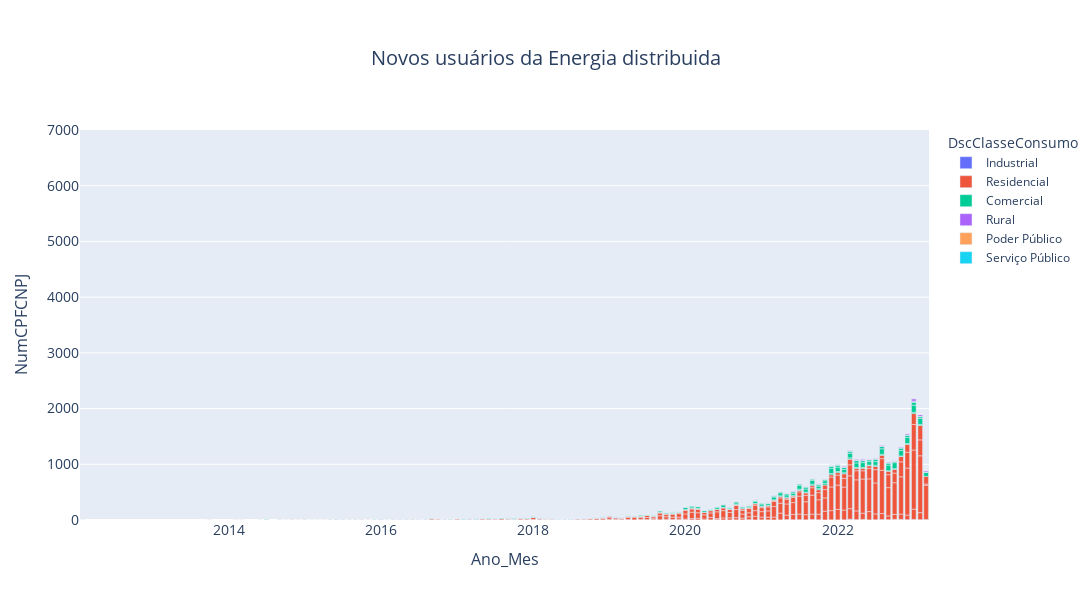

Write notebook code for a chart like this one.
### Code cell
#___________________________________________________Gráfico 2__________________________________________________#

df['Mes'] = pd.DatetimeIndex(df['DthAtualizaCadastralEmpreend']).month
df['Ano'] = pd.DatetimeIndex(df['DthAtualizaCadastralEmpreend']).year
df['Ano_Mes'] = pd.to_datetime(df['DthAtualizaCadastralEmpreend']).dt.strftime('%Y-%m')

# cria uma cópia do DataFrame sem valores nulos de NumCPFCNPJ
df_clean = df.dropna(subset=['NumCPFCNPJ']).copy()

# filtra apenas as SigUFs desejadas
df_clean = df_clean[df_clean['SigUF'].isin(['BA', 'AL', 'AC', 'AM', 'AP'])]

# agrupa os dados por ano, mês, SigUF e DscClasseConsumo
counts = df_clean.groupby(['Ano_Mes', 'SigUF', 'DscClasseConsumo']).agg({'NumCPFCNPJ': 'nunique'}).reset_index()

# Cria uma lista com as opções de SigUF
sigufs = df_clean['SigUF'].unique()

# cria o gráfico de áreas empilhadas animado

fig_3 = px.bar(counts, x="Ano_Mes", y="NumCPFCNPJ", color="DscClasseConsumo", title="Novos usuários da Energia distribuida")

fig_3.update_layout(
    width=1200,
    height=600,
    xaxis_title='Ano_Mes',
    xaxis_title_font_size=16,
    xaxis_tickfont_size=14,
    yaxis_title='NumCPFCNPJ',
    yaxis_title_font_size=16,
    yaxis_tickfont_size=14,
    title='Novos usuários da Energia distribuida',
    title_font_size=20,
    title_x=.5,
    margin=dict(t=130)
)

# Define a faixa de valores do eixo y de acordo com os dados do gráfico
fig_3.update_yaxes(range=[0, 7000])

### Figure 1 — Plotly figure (JSON) as saved in the notebook; plotly's stock layout.template omitted (floating-point values rounded to 4 significant figures; data arrays with more than 128 entries replaced by an {"elided": "..."} marker saying what was removed)
{"data": [{"alignmentgroup": "True", "hovertemplate": "DscClasseConsumo=Industrial<br>Ano_Mes=%{x}<br>NumCPFCNPJ=%{y}<extra></extra>", "legendgroup": "Industrial", "marker": {"color": "#636efa", "pattern": {"shape": ""}}, "name": "Industrial", "offsetgroup": "Industrial", "orientation": "v", "showlegend": true, "textposition": "auto", "type": "bar", "x": ["2012-02", "2014-09", "2016-05", "2016-07", "2016-11", "2016-12", "2017-01", "2017-10", "2018-01", "2018-02", "2018-03", "2018-05", "2018-06", "2018-08", "2018-10", "2018-10", "2018-11", "2019-01", "2019-02", "2019-03", "2019-04", "2019-07", "2019-08", "2019-09", "2019-10", "2019-10", "2019-11", "2019-12", "2020-01", "2020-01", "2020-02", "2020-03", "2020-03", "2020-04", "2020-05", "2020-05", "2020-06", "2020-06", "2020-06", "2020-08", "2020-09", "2020-10", "2020-10", "2020-11", "2020-11", "2020-11", "2020-12", "2021-01", "2021-02", "2021-02", "2021-03", "2021-04", "2021-04", "2021-05", "2021-05", "2021-05", "2021-06", "2021-06", "2021-06", "2021-07", "2021-07", "2021-08", "2021-08", "2021-09", "2021-09", "2021-09", "2021-10", "2021-10", "2021-11", "2021-12", "2021-12", "2021-12", "2022-01", "2022-01", "2022-02", "2022-02", "2022-03", "2022-03", "2022-03", "2022-04", "2022-04", "2022-05", "2022-05", "2022-06", "2022-06", "2022-07", "2022-07", "2022-08", "2022-08", "2022-09", "2022-09", "2022-10", "2022-10", "2022-11", "2022-11", "2022-11", "2022-12", "2022-12", "2022-12", "2023-01", "2023-01", "2023-01", "2023-02", "2023-02", "2023-02", "2023-03", "2023-03"], "xaxis": "x", "y": [1, 1, 1, 1, 1, 1, 1, 1, 1, 1, 1, 1, 1, 1, 1, 1, 1, 2, 1, 2, 1, 1, 1, 1, 1, 1, 1, 2, 1, 2, 3, 1, 1, 1, 1, 2, 1, 4, 1, 1, 3, 1, 1, 1, 3, 2, 1, 3, 2, 1, 1, 1, 2, 1, 4, 3, 1, 2, 2, 5, 1, 2, 1, 1, 5, 3, 1, 4, 1, 1, 2, 1, 1, 2, 3, 1, 1, 9, 4, 1, 6, 7, 3, 1, 2, 4, 1, 3, 5, 3, 3, 9, 3, 2, 7, 2, 1, 3, 2, 4, 5, 1, 1, 4, 1, 7, 1], "yaxis": "y"}, {"alignmentgroup": "True", "hovertemplate": "DscClasseConsumo=Residencial<br>Ano_Mes=%{x}<br>NumCPFCNPJ=%{y}<extra></extra>", "legendgroup": "Residencial", "marker": {"color": "#EF553B", "pattern": {"shape": ""}}, "name": "Residencial", "offsetgroup": "Residencial", "orientation": "v", "showlegend": true, "textposition": "auto", "type": "bar", "x": {"elided": "332 str values"}, "xaxis": "x", "y": {"elided": "332 int values"}, "yaxis": "y"}, {"alignmentgroup": "True", "hovertemplate": "DscClasseConsumo=Comercial<br>Ano_Mes=%{x}<br>NumCPFCNPJ=%{y}<extra></extra>", "legendgroup": "Comercial", "marker": {"color": "#00cc96", "pattern": {"shape": ""}}, "name": "Comercial", "offsetgroup": "Comercial", "orientation": "v", "showlegend": true, "textposition": "auto", "type": "bar", "x": {"elided": "279 str values"}, "xaxis": "x", "y": {"elided": "279 int values"}, "yaxis": "y"}, {"alignmentgroup": "True", "hovertemplate": "DscClasseConsumo=Rural<br>Ano_Mes=%{x}<br>NumCPFCNPJ=%{y}<extra></extra>", "legendgroup": "Rural", "marker": {"color": "#ab63fa", "pattern": {"shape": ""}}, "name": "Rural", "offsetgroup": "Rural", "orientation": "v", "showlegend": true, "textposition": "auto", "type": "bar", "x": {"elided": "129 str values"}, "xaxis": "x", "y": {"elided": "129 int values"}, "yaxis": "y"}, {"alignmentgroup": "True", "hovertemplate": "DscClasseConsumo=Poder Público<br>Ano_Mes=%{x}<br>NumCPFCNPJ=%{y}<extra></extra>", "legendgroup": "Poder Público", "marker": {"color": "#FFA15A", "pattern": {"shape": ""}}, "name": "Poder Público", "offsetgroup": "Poder Público", "orientation": "v", "showlegend": true, "textposition": "auto", "type": "bar", "x": ["2016-07", "2017-02", "2017-04", "2017-05", "2017-07", "2017-08", "2017-08", "2017-09", "2017-12", "2018-02", "2018-10", "2019-01", "2019-03", "2019-04", "2019-05", "2019-07", "2019-09", "2019-11", "2019-12", "2020-01", "2020-01", "2020-02", "2020-03", "2020-04", "2020-06", "2020-06", "2020-07", "2020-09", "2020-10", "2020-11", "2020-11", "2020-12", "2020-12", "2021-01", "2021-01", "2021-02", "2021-02", "2021-04", "2021-04", "2021-05", "2021-07", "2021-08", "2021-08", "2021-09", "2021-10", "2021-10", "2021-11", "2021-11", "2021-11", "2021-12", "2022-01", "2022-01", "2022-02", "2022-04", "2022-04", "2022-04", "2022-05", "2022-06", "2022-06", "2022-07", "2022-07", "2022-08", "2022-08", "2022-08", "2022-09", "2022-09", "2022-10", "2022-11", "2022-11", "2022-12", "2023-01", "2023-02", "2023-02", "2023-02"], "xaxis": "x", "y": [1, 1, 1, 1, 1, 1, 1, 1, 1, 1, 1, 1, 1, 1, 1, 1, 1, 1, 1, 2, 2, 1, 2, 2, 1, 1, 2, 2, 2, 2, 2, 9, 1, 4, 1, 2, 4, 2, 1, 1, 1, 3, 1, 2, 1, 3, 1, 2, 1, 1, 1, 1, 1, 1, 1, 1, 1, 1, 2, 2, 1, 1, 3, 1, 2, 1, 1, 1, 1, 3, 1, 3, 1, 1], "yaxis": "y"}, {"alignmentgroup": "True", "hovertemplate": "DscClasseConsumo=Serviço Público<br>Ano_Mes=%{x}<br>NumCPFCNPJ=%{y}<extra></extra>", "legendgroup": "Serviço Público", "marker": {"color": "#19d3f3", "pattern": {"shape": ""}}, "name": "Serviço Público", "offsetgroup": "Serviço Público", "orientation": "v", "showlegend": true, "textposition": "auto", "type": "bar", "x": ["2019-01", "2020-04", "2021-03", "2021-06"], "xaxis": "x", "y": [1, 1, 1, 1], "yaxis": "y"}], "layout": {"barmode": "relative", "height": 600, "legend": {"title": {"text": "DscClasseConsumo"}, "tracegroupgap": 0}, "margin": {"t": 130}, "title": {"font": {"size": 20}, "text": "Novos usuários da Energia distribuida", "x": 0.5}, "width": 1200, "xaxis": {"anchor": "y", "domain": [0, 1], "tickfont": {"size": 14}, "title": {"font": {"size": 16}, "text": "Ano_Mes"}}, "yaxis": {"anchor": "x", "domain": [0, 1], "range": [0, 7000], "tickfont": {"size": 14}, "title": {"font": {"size": 16}, "text": "NumCPFCNPJ"}}}}
